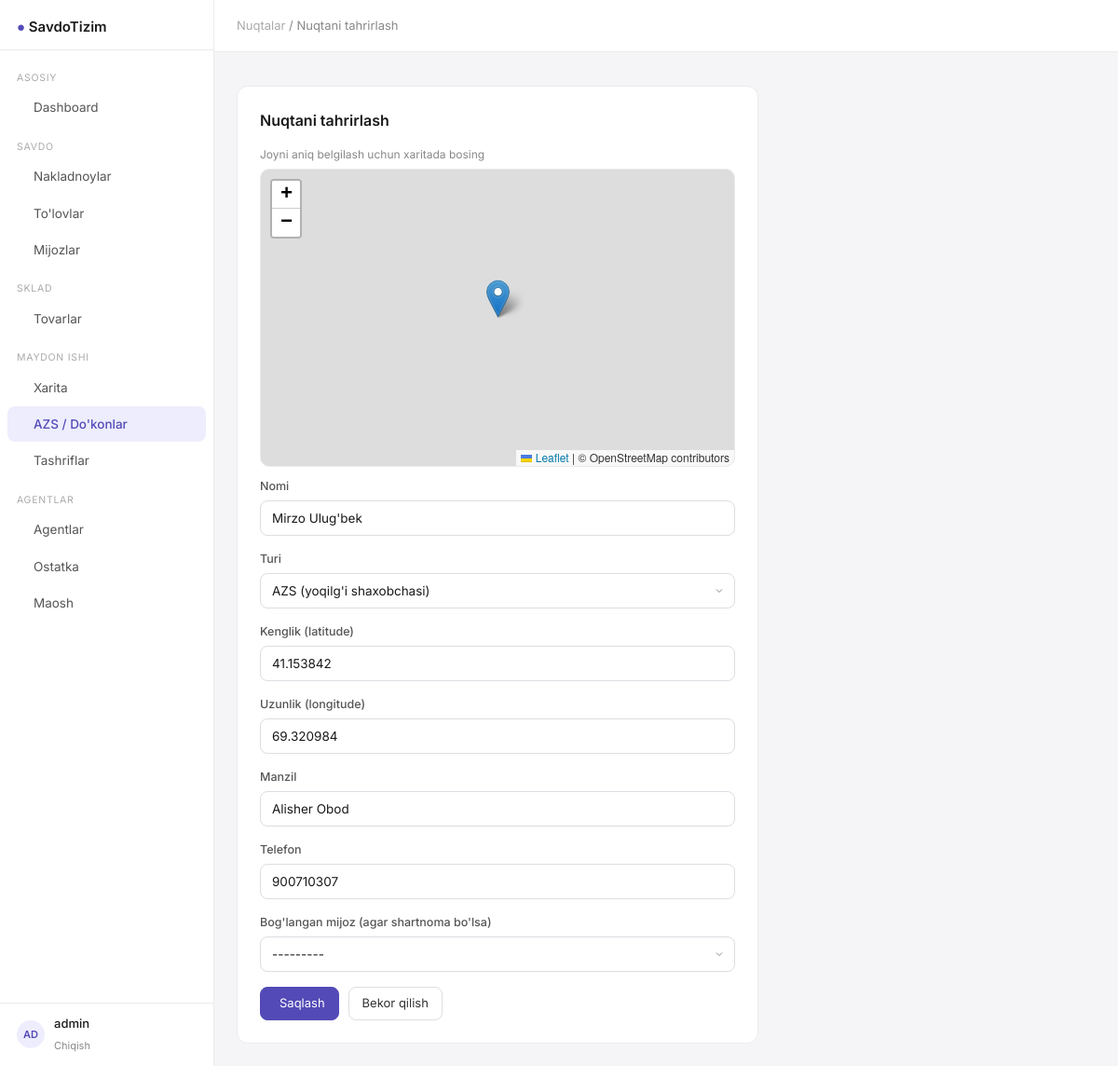
Screenshot of /points/1/edit/ (signed in) with the database file from the repository.
### apps/models.py (models this page shows, shortened)
class User(AbstractUser):
    pass

class PointOfInterest(Model):
    class Kind(TextChoices):
        AZS = 'azs', "AZS (yoqilg'i shaxobchasi)"
        AVTO_DUKON = 'avto_dukon', "Avto-do'kon"
    name = CharField(max_length=255, help_text="Masalan: 'Quvonchli AZS-4'")
    kind = CharField(max_length=20, choices=Kind.choices, default=Kind.AZS)
    latitude = FloatField()
    longitude = FloatField()
    address = CharField(max_length=255, blank=True)
    phone = CharField(max_length=20, blank=True)
    cliente = ForeignKey(
        'Cliente', on_delete=SET_NULL, null=True, blank=True,
        related_name='points_of_interest',
        help_text="Agar shartnoma qilingan bo'lsa, mos mijoz yozuvi"
    )
    is_active = BooleanField(default=True)
    date_created = DateTimeField(auto_now_add=True)
    class Meta:
        verbose_name = "Nuqta (AZS/Do'kon)"
        verbose_name_plural = "Nuqtalar (AZS/Do'konlar)"
        ordering = ['name']

### apps/views.py (the view)
# urls.py: path('points/<int:pk>/edit/', views.point_update, name='point_update'),
@login_required
def point_update(request, pk):
    point = get_object_or_404(PointOfInterest, pk=pk)
    if request.method == 'POST':
        form = PointOfInterestForm(request.POST, instance=point)
        if form.is_valid():
            form.save()
            messages.success(request, "Nuqta yangilandi.")
            return redirect('point_list')
    else:
        form = PointOfInterestForm(instance=point)
    return render(request, 'points/form.html', {'form': form, 'title': "Nuqtani tahrirlash"})

### apps/forms.py
class PointOfInterestForm(forms.ModelForm):
    class Meta:
        model = PointOfInterest
        fields = ['name', 'kind', 'latitude', 'longitude', 'address', 'phone', 'cliente']
        labels = {
            'name': 'Nomi',
            'kind': 'Turi',
            'latitude': 'Kenglik (latitude)',
            'longitude': "Uzunlik (longitude)",
            'address': 'Manzil',
            'phone': 'Telefon',
            'cliente': "Bog'langan mijoz (agar shartnoma bo'lsa)",
        }
    def __init__(self, *args, **kwargs):
        super().__init__(*args, **kwargs)
        self.fields['cliente'].required = False
        self.fields['cliente'].queryset = Cliente.objects.filter(is_active=True)
        for f in self.fields.values():
            f.widget.attrs.update(ATTRS)
        self.fields['latitude'].widget.attrs['readonly'] = True
        self.fields['longitude'].widget.attrs['readonly'] = True

### apps/models.py (called while the page is built)
    def __str__(self):
        return self.firma_name or f"{self.first_name} {self.last_name}"

### templates/points/form.html (shortened to what this page needs)
{% extends "base.html" %}
{% block breadcrumb %}<a href="{% url 'point_list' %}" style="color:#aaa;text-decoration:none;">Nuqtalar</a> /
    {{ title }}{% endblock %}
{% block extra_head %}
    <link rel="stylesheet" href="https://cdnjs.cloudflare.com/ajax/libs/leaflet/1.9.4/leaflet.css"/>
{% endblock %}
{% block content %}
    <div style="max-width:560px;">
        <div class="card" style="padding:24px;">
            <h2 style="font-size:16px; font-weight:600; margin-bottom:16px;">{{ title }}</h2>
            <div style="font-size:12px; color:#888; margin-bottom:6px;">
                 Joyni aniq belgilash uchun xaritada bosing
            </div>
            <div id="pick-map"></div>
            <form method="post">
                {% for field in form %}
                    <div class="form-group">
                        <label class="form-label">{{ field.label }}</label>
                        {{ field }}
                    </div>
                {% endfor %}
                <div style="display:flex; gap:10px; margin-top:8px;">
                    <button type="submit" class="btn btn-primary"> Saqlash</button>
                    <a href="{% url 'point_list' %}" class="btn">Bekor qilish</a>
                </div>
            </form>
        </div>
    </div>
{% endblock %}

### templates/base.html (shortened to what this page needs)
<!DOCTYPE html>
<html lang="uz">
<head>
    <script src="https://cdn.tailwindcss.com"></script>
    <link rel="stylesheet" href="https://cdn.jsdelivr.net/npm/@tabler/icons-webfont@latest/tabler-icons.min.css"/>
    {% block extra_head %}{% endblock %}
</head>
<body>
<aside class="sidebar">
    <div style="padding:16px 18px 12px; border-bottom:1px solid #EBEBEB;">
    <span style="font-size:15px; font-weight:600;">
      <span style="color:#534AB7;">●</span> SavdoTizim
    </span>
    </div>
    <nav style="flex:1; padding:8px 0; overflow-y:auto;">
        <div class="nav-section">Asosiy</div>
        <a href="{% url 'dashboard' %}"
           class="nav-link {% if request.resolver_match.url_name == 'dashboard' %}active{% endif %}">
             Dashboard
        </a>
        <div class="nav-section">Savdo</div>
        <a href="{% url 'order_list' %}"
           class="nav-link {% if 'order' in request.resolver_match.url_name %}active{% endif %}">
             Nakladnoylar
        </a>
        <a href="{% url 'payment_list' %}"
           class="nav-link {% if 'payment' in request.resolver_match.url_name %}active{% endif %}">
             To'lovlar
        </a>
        <a href="{% url 'cliente_list' %}"
           class="nav-link {% if 'cliente' in request.resolver_match.url_name %}active{% endif %}">
             Mijozlar
        </a>
        <div class="nav-section">Sklad</div>
        <a href="{% url 'product_list' %}"
           class="nav-link {% if 'product' in request.resolver_match.url_name %}active{% endif %}">
             Tovarlar
        </a>
        <div class="nav-section">Maydon ishi</div>
        <a href="{% url 'point_map' %}"
           class="nav-link {% if request.resolver_match.url_name == 'point_map' %}active{% endif %}">
             Xarita
        </a>
        <a href="{% url 'point_list' %}"
           class="nav-link {% if request.resolver_match.url_name in 'point_list,point_create,point_update' %}active{% endif %}">
             AZS / Do'konlar
        </a>
        <a href="{% url 'visit_list' %}"
           class="nav-link {% if 'visit' in request.resolver_match.url_name %}active{% endif %}">
             Tashriflar
        </a>
        <div class="nav-section">Agentlar</div>
        <a href="{% url 'agent_list' %}"
           class="nav-link {% if request.resolver_match.url_name in 'agent_list,agent_detail' %}active{% endif %}">
             Agentlar
        </a>
        <a href="{% url 'agent_balance_list' %}"
           class="nav-link {% if 'balance' in request.resolver_match.url_name %}active{% endif %}">
             Ostatka
        </a>
        <a href="{% url 'salary_list' %}"
           class="nav-link {% if 'salary' in request.resolver_match.url_name %}active{% endif %}">
             Maosh
        </a>
    </nav>
    <div style="padding:12px 18px; border-top:1px solid #EBEBEB;">
        {% if user.is_authenticated %}
            <div style="display:flex; align-items:center; gap:10px;">
                <div class="avatar">{{ user.username|slice:":2"|upper }}</div>
                <div>
                    <div style="font-size:13px; font-weight:500;">{{ user.get_full_name|default:user.username }}</div>
                    <a href="{% url 'logout' %}" style="font-size:11px; color:#888; text-decoration:none;">Chiqish</a>
                </div>
            </div>
        {% endif %}
    </div>
</aside>
<div class="main-content">
    <header class="topbar" style="display:flex; align-items:center; justify-content:space-between; padding:0 24px;">
        <nav style="font-size:13px; color:#888;">
            {% block breadcrumb %}{% endblock %}
        </nav>
    </header>
    <main style="padding:24px; flex:1;">
        {% block content %}{% endblock %}
    </main>
</div>
</body>
</html>

### templates/base.html (style rules this page uses)
* { box-sizing: border-box; }
body { font-family: 'Inter', sans-serif; background: #F5F5F7; color: #1a1a1a; }
.sidebar { width: 230px; min-height: 100vh; background: #fff; border-right: 1px solid #EBEBEB; position: fixed; top: 0; left: 0; bottom: 0; z-index: 40; display: flex; flex-direction: column; }
.main-content { margin-left: 230px; min-height: 100vh; display: flex; flex-direction: column; }
.topbar { height: 56px; background: #fff; border-bottom: 1px solid #EBEBEB; position: sticky; top: 0; z-index: 30; }
.nav-link { display: flex; align-items: center; gap: 10px; padding: 9px 18px; font-size: 13.5px; color: #555; border-radius: 8px; margin: 1px 8px; transition: background .12s, color .12s; text-decoration: none; }
.nav-link.active { background: #EEEDFE; color: #534AB7; font-weight: 500; }
.nav-section { font-size: 10.5px; color: #aaa; padding: 14px 18px 4px; text-transform: uppercase; letter-spacing: .07em; }
.card { background: #fff; border: 1px solid #EBEBEB; border-radius: 12px; }
.btn { display: inline-flex; align-items: center; gap: 6px; padding: 7px 14px; font-size: 13px; border-radius: 8px; border: 1px solid #DDDDE3; background: #fff; cursor: pointer; color: #333; text-decoration: none; transition: background .12s; }
.btn-primary { background: #534AB7; color: #fff; border-color: #534AB7; }
.form-control { width: 100%; padding: 8px 12px; font-size: 13.5px; border: 1px solid #DDDDE3; border-radius: 8px; background: #fff; color: #1a1a1a; outline: none; transition: border .12s; }
.form-label { font-size: 12.5px; font-weight: 500; color: #555; margin-bottom: 5px; display: block; }
.form-group { margin-bottom: 16px; }
select.form-control { appearance: none; background-repeat: no-repeat; background-position: right 10px center; padding-right: 32px; }
.avatar { width: 30px; height: 30px; border-radius: 50%; background: #EEEDFE; color: #534AB7; font-size: 11px; font-weight: 600; display: inline-flex; align-items: center; justify-content: center; flex-shrink: 0; }

### templates/points/form.html (style rules this page uses)
#pick-map { height: 320px; border-radius: 10px; border: 1px solid #EBEBEB; margin-bottom: 12px; }

### rows the page displays
User: username "AD", get_full_name "admin"
PointOfInterest: form "Mirzo Ulug'bek" "AZS (yoqilg'i shaxobchasi)" "41.153842" "69.320984" "Alisher Obod" "900710307" "---------"

### other values shown
{{ title }} "Nuqtani tahrirlash"
{{ field.label }} "Nomi" "Turi" "Kenglik (latitude)" "Uzunlik (longitude)" "Manzil" "Telefon" "Bog'langan mijoz (agar shartnoma bo'lsa)"
